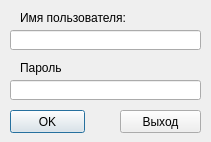
<?xml version="1.0" encoding="UTF-8"?>
<ui version="4.0">
 <class>StartLoginDlg</class>
 <widget class="QDialog" name="StartLoginDlg">
  <property name="windowModality">
   <enum>Qt::WindowModal</enum>
  </property>
  <property name="geometry">
   <rect>
    <x>0</x>
    <y>0</y>
    <width>211</width>
    <height>142</height>
   </rect>
  </property>
  <property name="sizePolicy">
   <sizepolicy hsizetype="Fixed" vsizetype="Fixed">
    <horstretch>0</horstretch>
    <verstretch>0</verstretch>
   </sizepolicy>
  </property>
  <property name="minimumSize">
   <size>
    <width>211</width>
    <height>142</height>
   </size>
  </property>
  <property name="maximumSize">
   <size>
    <width>211</width>
    <height>142</height>
   </size>
  </property>
  <property name="windowTitle">
   <string>Чатик</string>
  </property>
  <widget class="QLabel" name="UserNameLbl">
   <property name="geometry">
    <rect>
     <x>20</x>
     <y>10</y>
     <width>181</width>
     <height>16</height>
    </rect>
   </property>
   <property name="text">
    <string>Имя пользователя:</string>
   </property>
  </widget>
  <widget class="QLabel" name="label_passwd">
   <property name="geometry">
    <rect>
     <x>20</x>
     <y>60</y>
     <width>181</width>
     <height>16</height>
    </rect>
   </property>
   <property name="text">
    <string>Пароль</string>
   </property>
  </widget>
  <widget class="QLineEdit" name="client_name">
   <property name="geometry">
    <rect>
     <x>10</x>
     <y>30</y>
     <width>191</width>
     <height>20</height>
    </rect>
   </property>
   <property name="sizePolicy">
    <sizepolicy hsizetype="Fixed" vsizetype="Fixed">
     <horstretch>0</horstretch>
     <verstretch>0</verstretch>
    </sizepolicy>
   </property>
   <property name="minimumSize">
    <size>
     <width>0</width>
     <height>0</height>
    </size>
   </property>
   <property name="inputMask">
    <string notr="true"/>
   </property>
   <property name="text">
    <string notr="true"/>
   </property>
   <property name="maxLength">
    <number>25</number>
   </property>
   <property name="alignment">
    <set>Qt::AlignCenter</set>
   </property>
  </widget>
  <widget class="QLineEdit" name="client_passwd">
   <property name="enabled">
    <bool>true</bool>
   </property>
   <property name="geometry">
    <rect>
     <x>10</x>
     <y>80</y>
     <width>191</width>
     <height>20</height>
    </rect>
   </property>
   <property name="sizePolicy">
    <sizepolicy hsizetype="Fixed" vsizetype="Fixed">
     <horstretch>0</horstretch>
     <verstretch>0</verstretch>
    </sizepolicy>
   </property>
   <property name="inputMethodHints">
    <set>Qt::ImhPreferLatin</set>
   </property>
   <property name="inputMask">
    <string notr="true"/>
   </property>
   <property name="maxLength">
    <number>12</number>
   </property>
   <property name="alignment">
    <set>Qt::AlignCenter</set>
   </property>
  </widget>
  <widget class="QPushButton" name="btn_cancel">
   <property name="geometry">
    <rect>
     <x>120</x>
     <y>110</y>
     <width>81</width>
     <height>23</height>
    </rect>
   </property>
   <property name="text">
    <string>Выход</string>
   </property>
   <property name="autoDefault">
    <bool>false</bool>
   </property>
   <property name="default">
    <bool>false</bool>
   </property>
   <property name="flat">
    <bool>false</bool>
   </property>
  </widget>
  <widget class="QPushButton" name="btn_ok">
   <property name="geometry">
    <rect>
     <x>10</x>
     <y>110</y>
     <width>75</width>
     <height>23</height>
    </rect>
   </property>
   <property name="text">
    <string>OK</string>
   </property>
   <property name="autoDefault">
    <bool>false</bool>
   </property>
   <property name="default">
    <bool>true</bool>
   </property>
  </widget>
 </widget>
 <tabstops>
  <tabstop>client_name</tabstop>
 </tabstops>
 <resources/>
 <connections>
  <connection>
   <sender>client_name</sender>
   <signal>returnPressed()</signal>
   <receiver>btn_ok</receiver>
   <slot>click()</slot>
   <hints>
    <hint type="sourcelabel">
     <x>99</x>
     <y>37</y>
    </hint>
    <hint type="destinationlabel">
     <x>48</x>
     <y>120</y>
    </hint>
   </hints>
  </connection>
 </connections>
 <designerdata>
  <property name="gridDeltaX">
   <number>10</number>
  </property>
  <property name="gridDeltaY">
   <number>10</number>
  </property>
  <property name="gridSnapX">
   <bool>true</bool>
  </property>
  <property name="gridSnapY">
   <bool>true</bool>
  </property>
  <property name="gridVisible">
   <bool>true</bool>
  </property>
 </designerdata>
</ui>
